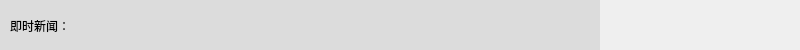
<?xml version="1.0" encoding="UTF-8"?>
<ui version="4.0">
 <class>newslabel</class>
 <widget class="QWidget" name="newslabel">
  <property name="geometry">
   <rect>
    <x>0</x>
    <y>0</y>
    <width>800</width>
    <height>50</height>
   </rect>
  </property>
  <property name="windowTitle">
   <string>Form</string>
  </property>
  <widget class="QLabel" name="newslabel_2">
   <property name="geometry">
    <rect>
     <x>120</x>
     <y>10</y>
     <width>671</width>
     <height>31</height>
    </rect>
   </property>
   <property name="styleSheet">
    <string notr="true">font: 12pt &quot;黑体&quot;;</string>
   </property>
   <property name="text">
    <string/>
   </property>
  </widget>
  <widget class="QLabel" name="label">
   <property name="geometry">
    <rect>
     <x>10</x>
     <y>10</y>
     <width>101</width>
     <height>31</height>
    </rect>
   </property>
   <property name="styleSheet">
    <string notr="true">font: 12pt &quot;黑体&quot;;</string>
   </property>
   <property name="text">
    <string>即时新闻：</string>
   </property>
  </widget>
  <widget class="QLabel" name="label_2">
   <property name="geometry">
    <rect>
     <x>0</x>
     <y>0</y>
     <width>600</width>
     <height>61</height>
    </rect>
   </property>
   <property name="styleSheet">
    <string notr="true">background-color: rgba(207, 207, 207, 150);</string>
   </property>
   <property name="text">
    <string/>
   </property>
  </widget>
  <zorder>label_2</zorder>
  <zorder>newslabel_2</zorder>
  <zorder>label</zorder>
 </widget>
 <resources/>
 <connections/>
</ui>
